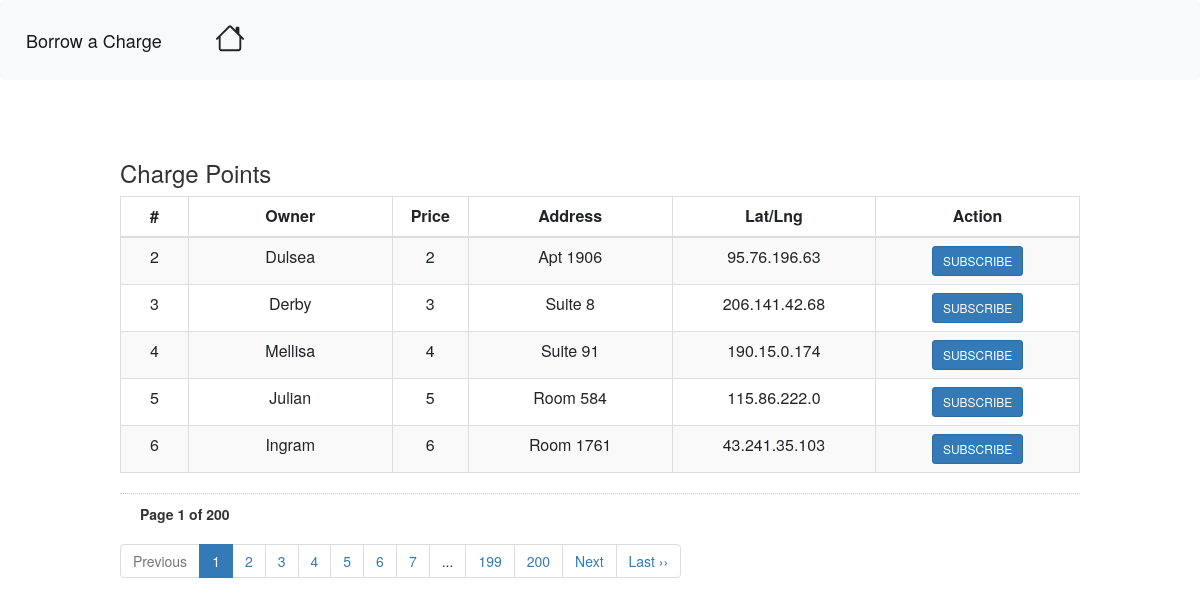
Page /views/chargepoints.php (signed in) on the committed database.
### tables this page shows
CREATE TABLE `users` (
  `ID` int(255) NOT NULL,
  `email` varchar(255) NOT NULL,
  `name` varchar(255) NOT NULL,
  `password` varchar(255) NOT NULL,
  `usertype` varchar(255) NOT NULL,
  `address` varchar(255) NOT NULL,
  `coordinates` varchar(255) NOT NULL,
  `price` varchar(255) NOT NULL
);

### views/chargepoints.php (the view, shortened to what this page needs)
<link rel="stylesheet" href="https://cdn.jsdelivr.net/npm/bootstrap@4.3.1/dist/css/bootstrap.min.css">
<nav class="navbar navbar-expand-lg navbar-light bg-light">
  <a class="navbar-brand" href="#">Borrow a Charge</a>
  <div class="collapse navbar-collapse" id="navbarSupportedContent">
    <ul class="navbar-nav mr-auto">
      <li class="nav-item">
      <form action="../triggerController.php" method ="POST">
        <button class="btn btn-light mt-3" type="submit" name="back" >
</button>
</form>
      </li>
    </ul>
  </div>
</nav>
<html>
<head>
<link rel="stylesheet" href="css/bootstrap.min.css">
</head>
<body>
<div style="width:80%; margin:0 auto;">
<h3>Charge Points</h3>
<table class="table table-striped table-bordered">
<thead>
<tr>
<th style='width:50px;'><center>#</center></th>
<th style='width:150px;'><center>Owner</center></th>
<th style='width:50px;'><center>Price</center></th>
<th style='width:150px;'><center>Address</center></th>
<th style='width:150px;'><center>Lat/Lng</center></th>
<th style='width:150px;'><center>Action</center></th>
</tr>
</thead>
<tbody>
<?php
 $database= new mysqli("localhost","root","","borrow");
if (isset($_GET['page_no']) && $_GET['page_no']!="") {
	$page_no = $_GET['page_no'];
	} else {
		$page_no = 1;
        }
	$total_records_per_page = 5;
    $offset = ($page_no-1) * $total_records_per_page;
	$previous_page = $page_no - 1;
	$next_page = $page_no + 1;
	$result_count = mysqli_query($database,"SELECT COUNT(*) As total_records FROM `users` WHERE usertype='owner'");
	$total_records = mysqli_fetch_array($result_count);
	$total_records = $total_records['total_records'];
    $total_no_of_pages = ceil($total_records / $total_records_per_page);
	$second_last = $total_no_of_pages - 1;
    $result = mysqli_query($database,"SELECT * FROM `users` WHERE usertype='owner'  LIMIT $offset, $total_records_per_page");
    while($row = mysqli_fetch_array($result)){
		echo "<tr>
			  <td><center>".$row['ID']." </center></td>
			  <td><center>".$row['name']."</center></td>
	 		  <td><center>".$row['price']."</center></td>
		   	  <td><center>".$row['address']."</center></td>
		   	  <td><center>".$row['coordinates']."</center></td>
		   	  <td>  <form action='../subscribe.php' method='POST' class='d-inline'>
			  <center>
			  <button type='submit' name='subscribe' value=".$row['ID']." class='btn btn-primary btn-sm'>SUBSCRIBE</button>
			  </center>
			 </form></td>
		   	  </tr>";
        }
    ?>
</tbody>
</table>
<div style='padding: 10px 20px 0px; border-top: dotted 1px #CCC;'>
<strong>Page <?php echo $page_no." of ".$total_no_of_pages; ?></strong>
</div>
<ul class="pagination">
	<li <?php if($page_no <= 1){ echo "class='disabled'"; } ?>>
	<a <?php if($page_no > 1){ echo "href='?page_no=$previous_page'"; } ?>>Previous</a>
	</li>
    <?php
	if ($total_no_of_pages <= 10){
		for ($counter = 1; $counter <= $total_no_of_pages; $counter++){
			if ($counter == $page_no) {
		   echo "<li class='active'><a>$counter</a></li>";
				}else{
           echo "<li><a href='?page_no=$counter'>$counter</a></li>";
				}
        }
	}
	elseif($total_no_of_pages > 10){
	if($page_no <= 4) {
	 for ($counter = 1; $counter < 8; $counter++){
			if ($counter == $page_no) {
		   echo "<li class='active'><a>$counter</a></li>";
				}else{
           echo "<li><a href='?page_no=$counter'>$counter</a></li>";
				}
        }
		echo "<li><a>...</a></li>";
		echo "<li><a href='?page_no=$second_last'>$second_last</a></li>";
		echo "<li><a href='?page_no=$total_no_of_pages'>$total_no_of_pages</a></li>";
            }
	}
?>
	<li <?php if($page_no >= $total_no_of_pages){ echo "class='disabled'"; } ?>>
	<a <?php if($page_no < $total_no_of_pages) { echo "href='?page_no=$next_page'"; } ?>>Next</a>
	</li>
    <?php if($page_no < $total_no_of_pages){
		echo "<li><a href='?page_no=$total_no_of_pages'>Last &rsaquo;&rsaquo;</a></li>";
		} ?>
</ul>
<br /><br />
</div>
</body>
</html>

### rows in the picture
users: ID "2", name "Dulsea", price "2", address "Apt 1906", coordinates "95.76.196.63"
users: ID "3", name "Derby", price "3", address "Suite 8", coordinates "206.141.42.68"
users: ID "4", name "Mellisa", price "4", address "Suite 91", coordinates "190.15.0.174"
users: ID "5", name "Julian", price "5", address "Room 584", coordinates "115.86.222.0"
users: ID "6", name "Ingram", price "6", address "Room 1761", coordinates "43.241.35.103"

### other values in the picture
$page_no "1"
$total_no_of_pages "200"
$second_last "199"
